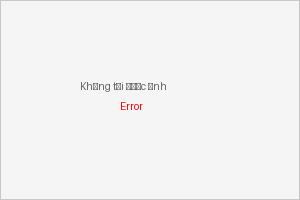

Reproduce this figure in Python.
from PIL import Image, ImageDraw, ImageFont
import os

# Tạo một ảnh trống với nền xám nhạt
img = Image.new('RGB', (300, 200), color=(245, 245, 245))
draw = ImageDraw.Draw(img)

# Vẽ khung viền
draw.rectangle([(0, 0), (299, 199)], outline=(200, 200, 200))

# Thêm text
draw.text((80, 80), "Không tải được ảnh", fill=(100, 100, 100))
draw.text((120, 100), "Error", fill=(255, 0, 0))

# Lưu ảnh
img.save('error.png')
print("Đã tạo ảnh lỗi: error.png") 